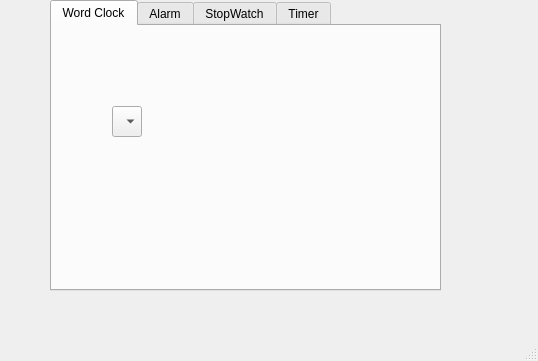
<?xml version="1.0" encoding="UTF-8"?>
<ui version="4.0">
 <class>MainWindow</class>
 <widget class="QMainWindow" name="MainWindow">
  <property name="geometry">
   <rect>
    <x>0</x>
    <y>0</y>
    <width>538</width>
    <height>361</height>
   </rect>
  </property>
  <property name="windowTitle">
   <string>MainWindow</string>
  </property>
  <widget class="QWidget" name="centralwidget">
   <widget class="QTabWidget" name="tabWidget">
    <property name="geometry">
     <rect>
      <x>50</x>
      <y>0</y>
      <width>391</width>
      <height>291</height>
     </rect>
    </property>
    <property name="currentIndex">
     <number>0</number>
    </property>
    <widget class="QWidget" name="tab">
     <attribute name="title">
      <string>Word Clock</string>
     </attribute>
     <widget class="QLabel" name="lbl_worldclock">
      <property name="geometry">
       <rect>
        <x>170</x>
        <y>75</y>
        <width>151</width>
        <height>51</height>
       </rect>
      </property>
      <property name="font">
       <font>
        <family>Seven Segment</family>
        <pointsize>14</pointsize>
       </font>
      </property>
      <property name="text">
       <string/>
      </property>
     </widget>
     <widget class="QComboBox" name="cb_worldclock">
      <property name="geometry">
       <rect>
        <x>60</x>
        <y>80</y>
        <width>81</width>
        <height>34</height>
       </rect>
      </property>
      <property name="font">
       <font>
        <pointsize>14</pointsize>
       </font>
      </property>
      <property name="editable">
       <bool>false</bool>
      </property>
      <property name="currentText">
       <string/>
      </property>
      <property name="sizeAdjustPolicy">
       <enum>QComboBox::SizeAdjustPolicy::AdjustToContents</enum>
      </property>
      <item>
       <property name="text">
        <string/>
       </property>
      </item>
     </widget>
    </widget>
    <widget class="QWidget" name="tab_3">
     <attribute name="title">
      <string>Alarm</string>
     </attribute>
     <widget class="QPushButton" name="btn_add_alarm">
      <property name="geometry">
       <rect>
        <x>290</x>
        <y>40</y>
        <width>51</width>
        <height>41</height>
       </rect>
      </property>
      <property name="font">
       <font>
        <family>Segoe UI Variable Text Semibold</family>
        <pointsize>18</pointsize>
        <bold>true</bold>
       </font>
      </property>
      <property name="text">
       <string>+</string>
      </property>
     </widget>
     <widget class="QTimeEdit" name="timeedit_alarm">
      <property name="geometry">
       <rect>
        <x>40</x>
        <y>40</y>
        <width>201</width>
        <height>41</height>
       </rect>
      </property>
      <property name="font">
       <font>
        <family>Seven Segment</family>
        <pointsize>14</pointsize>
       </font>
      </property>
     </widget>
     <widget class="QWidget" name="widget_alarm_area" native="true">
      <property name="geometry">
       <rect>
        <x>0</x>
        <y>90</y>
        <width>391</width>
        <height>171</height>
       </rect>
      </property>
      <layout class="QGridLayout" name="gridLayout">
       <item row="0" column="0">
        <layout class="QGridLayout" name="gl_alarm"/>
       </item>
      </layout>
     </widget>
    </widget>
    <widget class="QWidget" name="tab_4">
     <attribute name="title">
      <string>StopWatch</string>
     </attribute>
     <widget class="QLineEdit" name="lbl_stopwatch">
      <property name="geometry">
       <rect>
        <x>130</x>
        <y>50</y>
        <width>141</width>
        <height>51</height>
       </rect>
      </property>
      <property name="font">
       <font>
        <family>Seven Segment</family>
        <pointsize>20</pointsize>
        <bold>false</bold>
        <kerning>true</kerning>
       </font>
      </property>
      <property name="styleSheet">
       <string notr="true">color:rgb(255, 85, 0)</string>
      </property>
      <property name="text">
       <string>0:0:0</string>
      </property>
      <property name="frame">
       <bool>true</bool>
      </property>
      <property name="echoMode">
       <enum>QLineEdit::EchoMode::Normal</enum>
      </property>
      <property name="cursorPosition">
       <number>5</number>
      </property>
      <property name="alignment">
       <set>Qt::AlignmentFlag::AlignCenter</set>
      </property>
      <property name="dragEnabled">
       <bool>false</bool>
      </property>
      <property name="readOnly">
       <bool>true</bool>
      </property>
     </widget>
     <widget class="QPushButton" name="btn_start_stopwatch">
      <property name="geometry">
       <rect>
        <x>80</x>
        <y>140</y>
        <width>75</width>
        <height>24</height>
       </rect>
      </property>
      <property name="text">
       <string>Start</string>
      </property>
     </widget>
     <widget class="QPushButton" name="btn_stop_stopwatch">
      <property name="geometry">
       <rect>
        <x>160</x>
        <y>140</y>
        <width>75</width>
        <height>24</height>
       </rect>
      </property>
      <property name="text">
       <string>Stop</string>
      </property>
     </widget>
     <widget class="QPushButton" name="btn_reset_stopwatch">
      <property name="geometry">
       <rect>
        <x>240</x>
        <y>140</y>
        <width>75</width>
        <height>24</height>
       </rect>
      </property>
      <property name="text">
       <string>Reset</string>
      </property>
     </widget>
    </widget>
    <widget class="QWidget" name="tab_2">
     <attribute name="title">
      <string>Timer</string>
     </attribute>
     <widget class="QPushButton" name="btn_start_timer">
      <property name="geometry">
       <rect>
        <x>70</x>
        <y>150</y>
        <width>75</width>
        <height>24</height>
       </rect>
      </property>
      <property name="text">
       <string>Start</string>
      </property>
     </widget>
     <widget class="QPushButton" name="btn_stop_timer">
      <property name="geometry">
       <rect>
        <x>154</x>
        <y>150</y>
        <width>75</width>
        <height>24</height>
       </rect>
      </property>
      <property name="text">
       <string>Stop</string>
      </property>
     </widget>
     <widget class="QLineEdit" name="tb_hour_timer">
      <property name="geometry">
       <rect>
        <x>100</x>
        <y>60</y>
        <width>51</width>
        <height>51</height>
       </rect>
      </property>
      <property name="font">
       <font>
        <family>Seven Segment</family>
        <pointsize>20</pointsize>
       </font>
      </property>
      <property name="text">
       <string>0</string>
      </property>
      <property name="alignment">
       <set>Qt::AlignmentFlag::AlignCenter</set>
      </property>
     </widget>
     <widget class="QLineEdit" name="tb_second_timer">
      <property name="geometry">
       <rect>
        <x>220</x>
        <y>60</y>
        <width>51</width>
        <height>51</height>
       </rect>
      </property>
      <property name="font">
       <font>
        <family>Seven Segment</family>
        <pointsize>20</pointsize>
       </font>
      </property>
      <property name="text">
       <string>30</string>
      </property>
      <property name="alignment">
       <set>Qt::AlignmentFlag::AlignCenter</set>
      </property>
     </widget>
     <widget class="QLineEdit" name="tb_minute_timer">
      <property name="geometry">
       <rect>
        <x>160</x>
        <y>60</y>
        <width>51</width>
        <height>51</height>
       </rect>
      </property>
      <property name="font">
       <font>
        <family>Seven Segment</family>
        <pointsize>20</pointsize>
       </font>
      </property>
      <property name="text">
       <string>15</string>
      </property>
      <property name="alignment">
       <set>Qt::AlignmentFlag::AlignCenter</set>
      </property>
     </widget>
     <widget class="QPushButton" name="btn_reset_timer">
      <property name="geometry">
       <rect>
        <x>240</x>
        <y>150</y>
        <width>75</width>
        <height>24</height>
       </rect>
      </property>
      <property name="text">
       <string>Reset</string>
      </property>
     </widget>
    </widget>
   </widget>
  </widget>
  <widget class="QMenuBar" name="menubar">
   <property name="geometry">
    <rect>
     <x>0</x>
     <y>0</y>
     <width>538</width>
     <height>33</height>
    </rect>
   </property>
  </widget>
  <widget class="QStatusBar" name="statusbar"/>
 </widget>
 <resources/>
 <connections/>
</ui>
